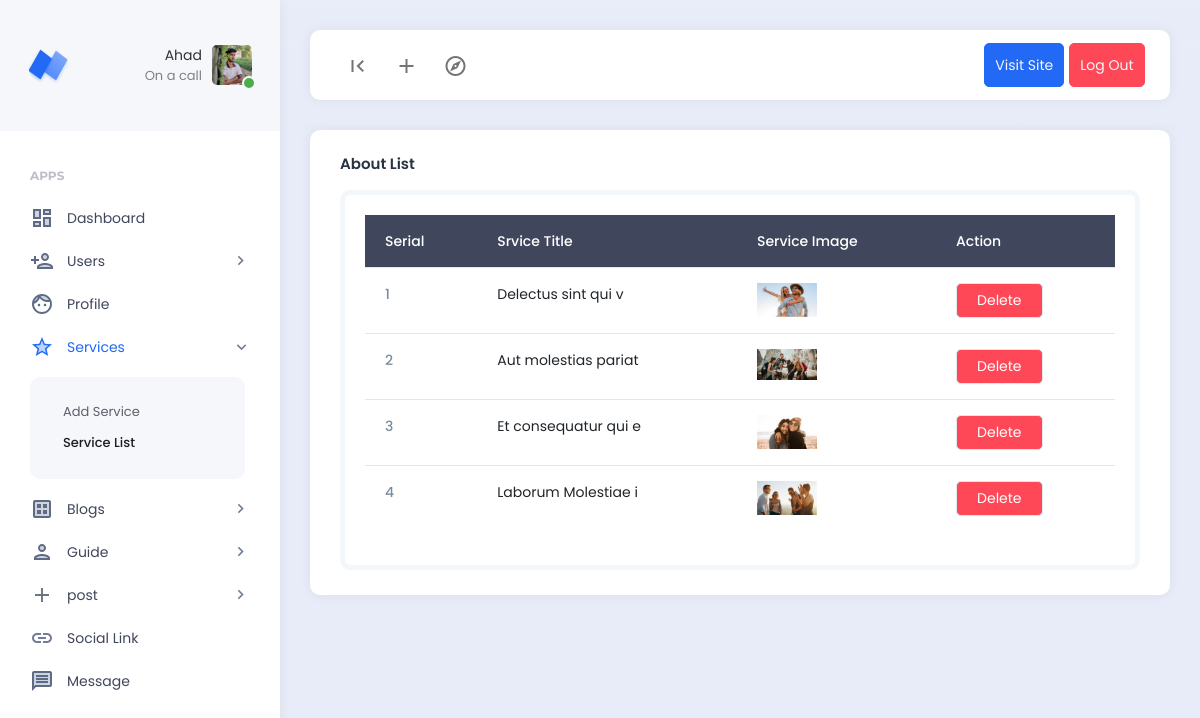
/dashboard/service_list.php (signed in), run on the app's committed database.
### tables this page shows
CREATE TABLE `services` (
  `id` int NOT NULL,
  `service_title` varchar(100) NOT NULL,
  `service_image` varchar(100) NOT NULL
);

### dashboard/service_list.php (the view)
<?php
require_once('./includes/header.php');
?>
<div class="card">
    <div class="card-header">
        <h5 class="card-title">About List</h5>
    </div>
    <div class="card-body">
        <div class="example-container">
            <div class="example-content">
                <table class="table">
                    <thead class="table-dark">
                        <tr>
                            <th scope="col">Serial</th>
                            <th scope="col">Srvice Title</th></th>
                            <th scope="col">Service Image</th>
                            <th scope="col">Action</th>
                        </tr>
                    </thead>
                    <tbody>
                        <?php
                        $service_list_query = " SELECT * FROM services ";
                        $service_list_query_db = mysqli_query($db_connect, $service_list_query);
                        $serial = 1;
                        foreach ($service_list_query_db as  $service) : ?>
                            <tr>
                                <th scope="row"><?= $serial++ ?></th>
                                <td><?= $service['service_title'] ?></td>
                                <td><img width="60px" src="./upload/service_pic/<?= $service['service_image'] ?>" alt=""></td>
                                <td>
                                    <a href="./service_delete.php?id=<?=$service['id'] ?>" class="btn btn-danger">Delete</a>
                                </td>
                            </tr>
                        <?php
                        endforeach;
                        ?>
                    </tbody>
                </table>
            </div>
        </div>
    </div>
</div>
<?php
require_once('./includes/footer.php');
?>

### dashboard/includes/header.php (shortened to what this page needs)
<?php
require_once('../db_connect.php');
$explode = explode('/', $_SERVER['PHP_SELF']);
$page_name = end($explode);
$pre_name = $_SESSION['auth_name'];
$admin_check_query = "SELECT * FROM `admins` WHERE name = '$pre_name' ";
$admin_db = mysqli_query($db_connect, $admin_check_query);
$admin = mysqli_fetch_assoc($admin_db);
$id = $_SESSION['auth_id'];
$demo_pic_query = "SELECT profile_pic FROM admins WHERE id=$id ";
$demo_pic_connect_db = mysqli_query($db_connect, $demo_pic_query);
$demo_pic_name = mysqli_fetch_assoc($demo_pic_connect_db)['profile_pic'];
?>
<!DOCTYPE html>
<html lang="en">
<head>
    <link href="./assets/plugins/bootstrap/css/bootstrap.min.css" rel="stylesheet">
    <link href="./assets/plugins/perfectscroll/perfect-scrollbar.css" rel="stylesheet">
    <link href="./assets/plugins/pace/pace.css" rel="stylesheet">
    <link href="./assets/css/main.min.css" rel="stylesheet">
    <link href="./assets/css/custom.css" rel="stylesheet">
</head>
<body>
    <div class="app align-content-stretch d-flex flex-wrap">
        <div class="app-sidebar">
            <div class="logo">
                <a href="index.html" class="logo-icon"><span class="logo-text">Neptune</span></a>
                <div class="sidebar-user-switcher user-activity-online">
                    <a href="#">
                        <img src="./upload/profile_pic/<?=$demo_pic_name?>" alt="">
                        <span class="activity-indicator"></span>
                        <span class="user-info-text"><?= $_SESSION['auth_name'] ?><br><span class="user-state-info">On a call</span></span>
                    </a>
                </div>
            </div>
            <div class="app-menu">
                <ul class="accordion-menu">
                    <li class="sidebar-title">
                        Apps
                    </li>
                    <li class="<?= ($page_name == 'home.php') ? 'active-page' : '' ?>">
                        <a href="./home.php" class="active"><i class="material-icons-two-tone">dashboard</i>Dashboard</a>
                    </li>
                    <li <?= ($admin['role'] == 'admin') ? '' : 'hidden' ?> class="<?= ($page_name == 'add_users.php'  ) ? 'active-page' : '' ?>">
                        <a href=""><i class="material-icons-two-tone">person_add</i>Users<i class="material-icons has-sub-menu">keyboard_arrow_right</i></a>
                    </li>
                    <li class="<?= ($page_name == 'profile.php' ) ? 'active-page' : '' ?>">
                        <a href="./profile.php" class="active"><i class="material-icons-two-tone">face</i>Profile</a>
                    </li>
                    <li class="<?= ($page_name == 'add_service.php' ) || ($page_name == 'service_list.php' ) ? 'active-page' : '' ?>">
                        <a href=""><i class="material-icons-two-tone">star</i>Services<i class="material-icons has-sub-menu">keyboard_arrow_right</i></a>
                        <ul class="sub-menu">
                            <li>
                                <a class="<?= ($page_name == 'add_service.php') ? 'active' : '' ?>" href="./add_service.php">Add Service</a>
                            </li>
                            <li>
                                <a class="<?= ($page_name == 'service_list.php') ? 'active' : '' ?>" href="./service_list.php">Service List</a>
                            </li>
                        </ul>
                    </li>
                    <li class="<?= ($page_name == 'add_blog.php' ) || ($page_name == 'blog_list.php' ) ? 'active-page' : '' ?>">
                        <a href=""><i class="material-icons-two-tone">dataset</i>Blogs<i class="material-icons has-sub-menu">keyboard_arrow_right</i></a>
                    </li>
                    <li class="<?= ($page_name == 'guide_add.php' ) || ($page_name == 'guide_list.php' )  ? 'active-page' : '' ?>">
                        <a href=""><i class="material-icons-two-tone">person</i>Guide<i class="material-icons has-sub-menu">keyboard_arrow_right</i></a>
                    </li>
                    <li class="<?= ($page_name == 'post_add.php' ) || ($page_name == 'post_list.php' ) ? 'active-page' : '' ?>">
                        <a href=""><i class="material-icons-two-tone">add</i>post<i class="material-icons has-sub-menu">keyboard_arrow_right</i></a>
                    </li>
                    <li class="<?= ($page_name == 'social.php') ? 'active-page' : '' ?>">
                        <a href="./social.php" class="active"><i class="material-icons-two-tone">link</i>Social Link</a>
                    </li>
                    <li class="<?= ($page_name == 'contact_list.php') ? 'active-page' : '' ?>">
                        <a href="./contact_list.php" class="active"><i class="material-icons-two-tone">message</i>Message</a>
                    </li>
                </ul>
            </div>
        </div>
        <div class="app-container">
            <div class="app-header">
                <nav class="navbar navbar-light navbar-expand-lg">
                    <div class="container-fluid">
                        <div class="navbar-nav" id="navbarNav">
                            <ul class="navbar-nav">
                                <li class="nav-item">
                                    <a class="nav-link hide-sidebar-toggle-button" href="#"><i class="material-icons">first_page</i></a>
                                </li>
                                <li class="nav-item dropdown hidden-on-mobile">
                                    <a class="nav-link dropdown-toggle" href="#" id="addDropdownLink" role="button" data-bs-toggle="dropdown" aria-expanded="false">
                                        <i class="material-icons">add</i>
                                    </a>
                                </li>
                                <li class="nav-item dropdown hidden-on-mobile">
                                    <a class="nav-link dropdown-toggle" href="#" id="exploreDropdownLink" role="button" data-bs-toggle="dropdown" aria-expanded="false">
                                        <i class="material-icons-outlined">explore</i>
                                    </a>
                                </li>
                            </ul>
                        </div>
                        <div class="d-flex">
                            <ul class="navbar-nav">
                                <li class="nav-item hidden-on-mobile">
                                    <a class="nav-link btn btn-primary text-light" target="_blank" href="../frontend/index.php">Visit Site</a>
                                </li>
                                <li class="nav-item hidden-on-mobile">
                                    <a class="nav-link btn btn-danger text-light" href="./auth/signin.php">Log Out</a>
                                </li>
                            </ul>
                        </div>
                    </div>
                </nav>
            </div>
            <div class="app-content">
                <div class="content-wrapper">

### data on the page
services: service_title "Delectus sint qui v", service_image (picture)
services: service_title "Aut molestias pariat", service_image (picture)
services: service_title "Et consequatur qui e", service_image (picture)
services: service_title "Laborum Molestiae i", service_image (picture)

### other printed values
$_SESSION['auth_name'] "Ahad"
